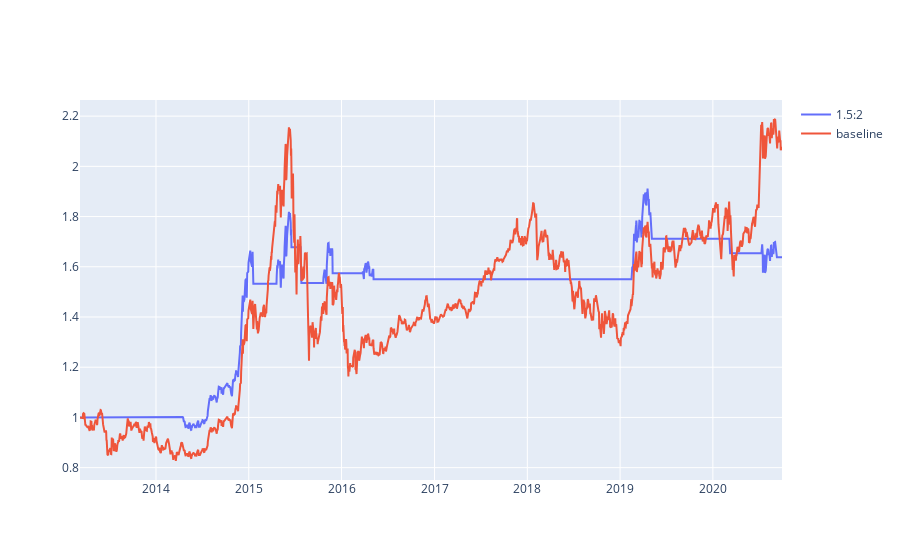

Notebook cell for this chart:
### Code cell
paramsaip = trading2_pb2.AIPParams(
    money=10000,
    type=trading2_pb2.AIPTT_MONTHDAY,
    day=1,
)  

lstdf = []
assets = ['cnfunds.510310']

buy0 = trading2_pb2.CtrlCondition(
    name='indicatorsv',
    vals=[-0.015],
    operators=['<='],
    strVals=['roc.1'],
)

buy1 = trading2_pb2.CtrlCondition(
    name='indicatorsp',
    operators=['up'],
    strVals=['ema.10'],
)

sell0 = trading2_pb2.CtrlCondition(
    name='indicatorsv',
    vals=[-0.02],
    operators=['<='],
    strVals=['roc.1'],
)

sell1 = trading2_pb2.CtrlCondition(
    name='indicatorsp',
    operators=['down'],
    strVals=['ema.30'],
)

paramsbuy = trading2_pb2.BuyParams(
    perHandMoney=1,
)

paramssell = trading2_pb2.SellParams(
    perVolume=1,
)

paramsinit = trading2_pb2.InitParams(
    money=10000,
)

df0 = libtrdb2.simTradingEx2(trdb2cfg, assets, 0, -1, [buy0, buy1], [sell0, sell1], paramsbuy, paramssell, paramsinit, None)
lstdf.append({'title': '1.5:2', 'df': df0})

# baseline    
buy0 = trading2_pb2.CtrlCondition(
    indicator='buyandhold',
)

paramsbuy = trading2_pb2.BuyParams(
    perHandMoney=1,
)

paramsinit = trading2_pb2.InitParams(
    money=10000,
)

df0 = libtrdb2.simTradingEx(trdb2cfg, assets, 0, -1, buy0, None, paramsbuy, None, paramsinit, None)
lstdf.append({'title': 'baseline', 'df': df0})    

libtrdb2.showSimTradingEx('跌幅超过1.5买入涨幅超过3卖掉', lstdf, False)

### Figure 1 — Plotly figure (JSON) as saved in the notebook; plotly's stock layout.template omitted (floating-point values rounded to 4 significant figures; data arrays with more than 128 entries replaced by an {"elided": "..."} marker saying what was removed)
{"data": [{"mode": "lines", "name": "1.5:2", "type": "scatter", "x": {"elided": "1846 str values"}, "y": {"elided": "1846 float values"}}, {"mode": "lines", "name": "baseline", "type": "scatter", "x": {"elided": "1846 str values"}, "y": {"elided": "1846 float values"}}], "layout": {}}
